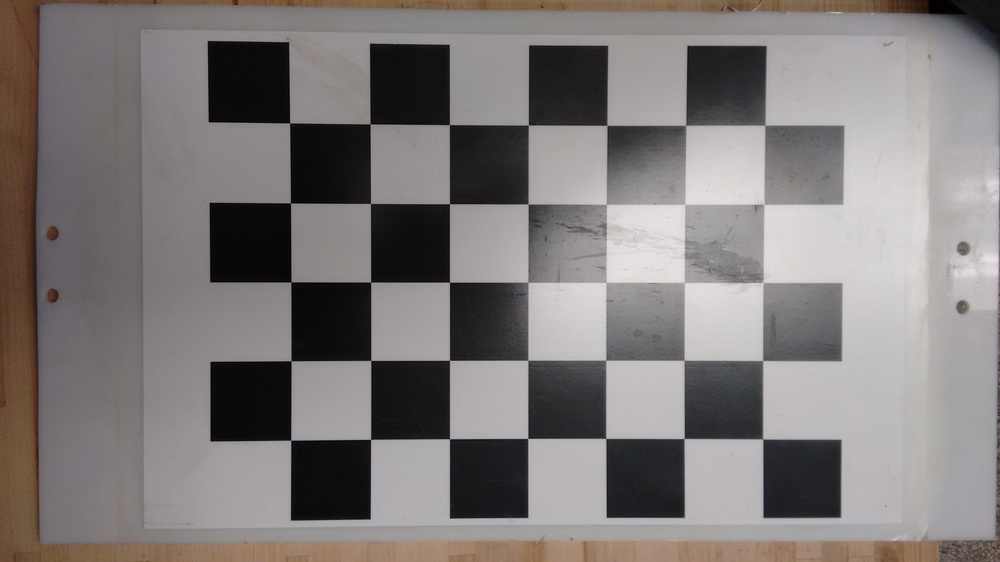
%> input picture matlab/im1.jpg, 1000 x 562 px, shrunk from 3264 x 1836 before the run
$ octave --eval "result = getCameraMatrix;"   (GNU Octave 9; MATLAB toolbox functions it lacks are replaced by stand-ins)
%> lines starting %> are read from the running program, lines starting %| are printed output that depends on the picture
function cameraMatrix = getCameraMatrix

    % Load Images
    im1 = imread('im1.jpg');
%> im1 is the input picture: size 562x1000x3 uint8; mean R, G, B 127.1, 122.2, 121.3
    im2 = imread('im2.jpg');
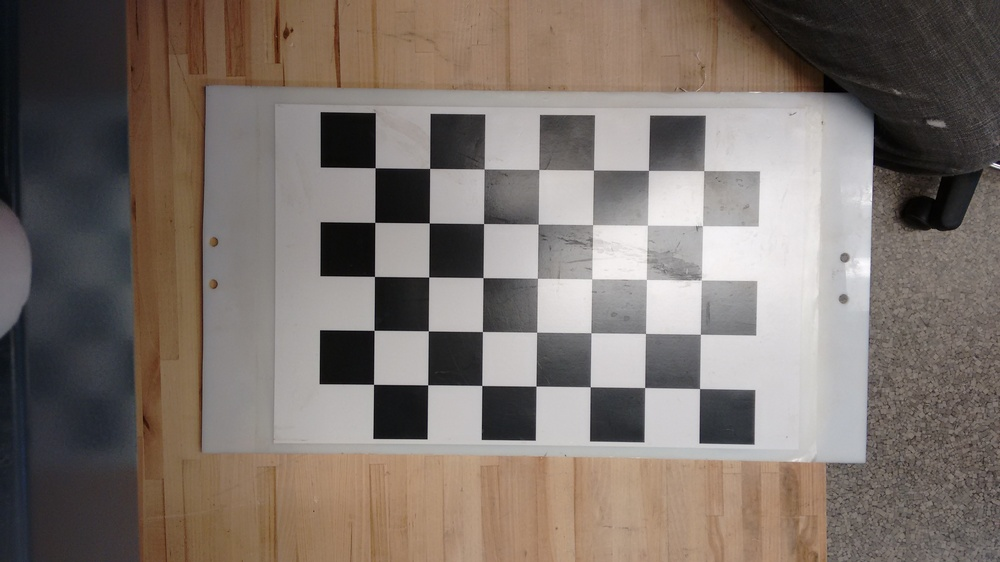
%> input picture matlab/im2.jpg, 1000 x 562 px, shrunk from 3264 x 1836 before the run
%> im2 is the input picture: size 562x1000x3 uint8; mean R, G, B 124.4, 114.3, 107.5
%> `result = getCameraMatrix;`:
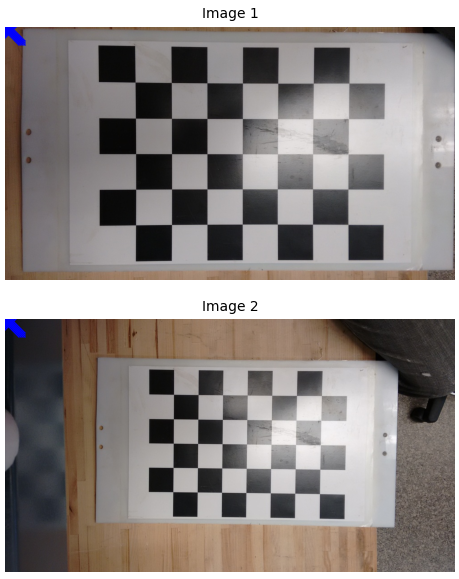
%> figure redrawn from the program's plot data, 2 panels

    % Load Pixel Coordinates
    load('im1_coords')
    load('im2_coords')

    % Load Points in world frame
    load('im1_world')
    load('im2_world')

    % TODO: Compute affine camera matrix from correspondences

    % TODO: Set up a matrix A from your world frame points

    % TODO: Set up a matrix b from your pixel coordinates

    % TODO: Solve a least squares problem

    % TODO: Reconstruct affine camera matrix
    % This is currently just a placeholder to get something to plot, but it is
    % completely wrong
    cameraMatrix = zeros(3, 4);
    cameraMatrix(1, 1) = 1;
    cameraMatrix(2, 2) = 1;
    cameraMatrix(3, 4) = 1;

    % Compute projections of world points into images
    im1_proj = cameraMatrix * [im1_world; ones(1, 12)];
    im2_proj = cameraMatrix * [im2_world; ones(1, 12)];

    % Plot everything
    figure(1)
    clf
    subplot(2, 1, 1)
    imshow(im1)
    hold on
    plot(im1_coords(1, :), im1_coords(2, :), 'r.', 'MarkerSize', 20)
    plot(im1_proj(1, :), im1_proj(2, :), 'bx', 'MarkerSize', 20)
    title('Image 1')

    subplot(2, 1, 2)
    imshow(im2)
    hold on
    plot(im2_coords(1, :), im2_coords(2, :), 'r.', 'MarkerSize', 20)
    plot(im2_proj(1, :), im2_proj(2, :), 'bx', 'MarkerSize', 20)
    title('Image 2')

end
